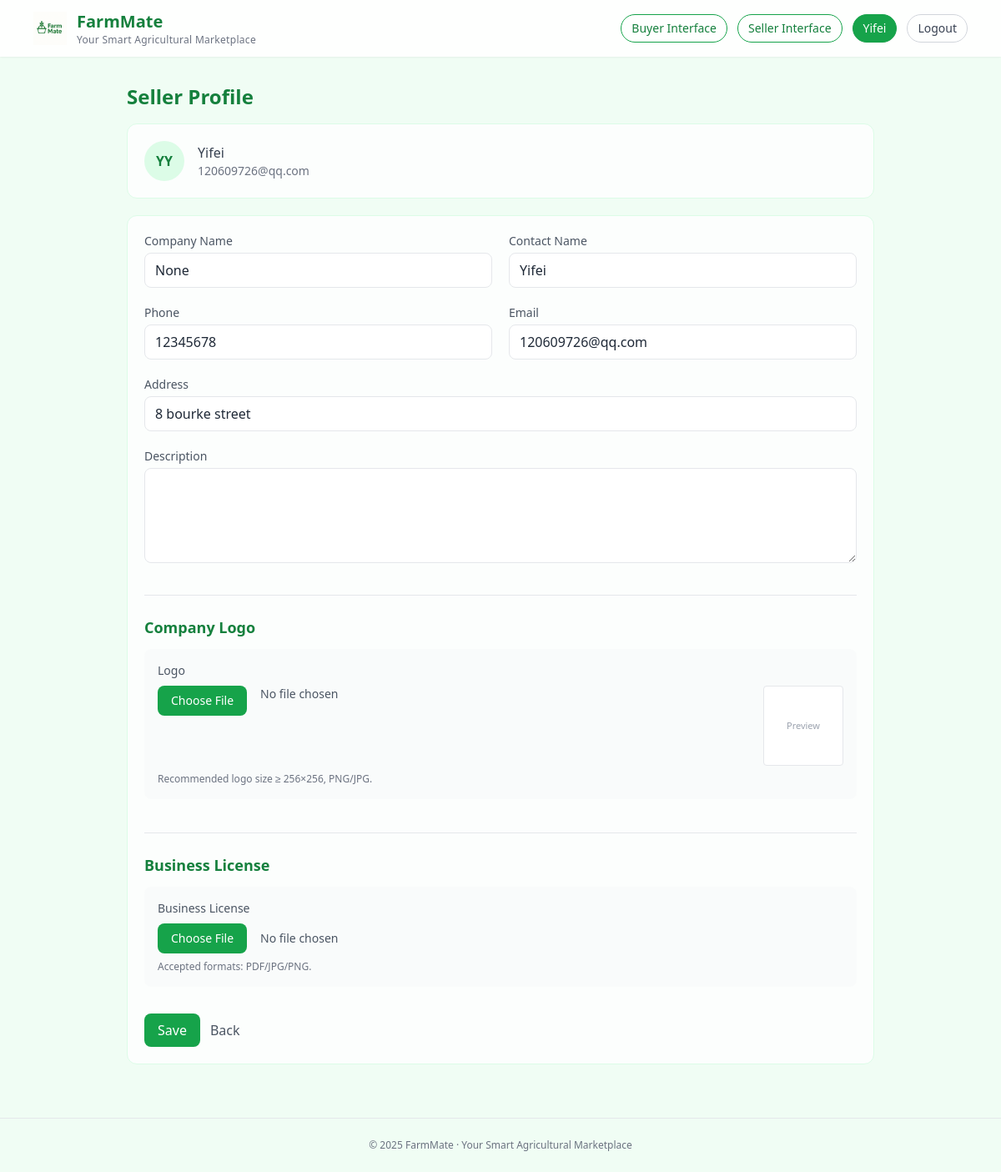
Screenshot of /seller/profile/ (signed in) with the database file from the repository.
### accounts/models.py (models this page shows, shortened)
class User(AbstractUser):
    class Role(models.TextChoices):
        SELLER = "SELLER", "Seller"
        BUYER  = "BUYER",  "Buyer"
    role = models.CharField(max_length=10, choices=Role.choices, default=Role.BUYER)
    def is_seller(self): return self.role == self.Role.SELLER

### products/models.py (models this page shows)
class SupplierProfile(models.Model):
    user = models.OneToOneField(settings.AUTH_USER_MODEL, on_delete=models.CASCADE)
    company_name = models.CharField(max_length=200)
    contact_name = models.CharField(max_length=100, blank=True)
    phone = models.CharField(max_length=50, blank=True)
    email = models.EmailField(blank=True)
    address = models.CharField(max_length=255, blank=True)
    description = models.TextField(blank=True)
    logo = models.ImageField(upload_to='logos/', blank=True, null=True)
    business_license = models.FileField(upload_to='licenses/', blank=True, null=True)

### accounts/views.py (the view)
# urls.py: path('seller/profile/', seller_profile, name='seller-profile'),
@login_required
def seller_profile(request):
    if not request.user.is_seller():
        return render(request, "errors/forbidden.html", status=403)
    sp, _ = SupplierProfile.objects.get_or_create(user=request.user)
    if request.method == "POST":
        form = SupplierProfileForm(request.POST, request.FILES, instance=sp)
        if form.is_valid():
            form.save()
            return redirect('seller-profile')
    else:
        form = SupplierProfileForm(instance=sp)
    context = {
        'form': form,
        'account_username': request.user.get_username(),
        'account_email': getattr(request.user, 'email', ''),
        'placed_fields': [
            'company_name', 'contact_name', 'phone', 'email',
            'address', 'description', 'logo', 'business_license'
        ],
    }
    return render(request, 'seller/profile.html', context)

### templates/seller/profile.html (shortened to what this page needs)
{% extends "_base.html" %}
{% block content %}
<div class="max-w-4xl mx-auto">
  <h1 class="text-2xl font-bold text-green-700 mb-4">Seller Profile</h1>
  <div class="bg-white/80 border border-green-100 rounded-xl p-5 mb-5">
    <div class="flex items-center gap-4">
      <div class="h-12 w-12 rounded-full bg-green-100 text-green-700 flex items-center justify-center font-bold">
        {{ account_username|first|upper }}{{ account_username|slice:"1"|first|upper }}
      </div>
      <div class="text-gray-700">
        <div class="font-medium">{{ account_username }}</div>
        <div class="text-sm text-gray-500">{{ account_email|default:"—" }}</div>
      </div>
    </div>
  </div>
  <form method="post" enctype="multipart/form-data" class="bg-white/80 border border-green-100 rounded-xl p-5">
    <div class="grid grid-cols-1 md:grid-cols-2 gap-5">
      <div>
        <label class="block text-sm text-gray-600 mb-1" for="{{ form.company_name.id_for_label }}">Company Name</label>
        {{ form.company_name }}
      </div>
      {% if form.contact_name %}
      <div>
        <label class="block text-sm text-gray-600 mb-1" for="{{ form.contact_name.id_for_label }}">Contact Name</label>
        {{ form.contact_name }}
      </div>
      {% endif %}
      {% if form.phone %}
      <div>
        <label class="block text-sm text-gray-600 mb-1" for="{{ form.phone.id_for_label }}">Phone</label>
        {{ form.phone }}
      </div>
      {% endif %}
      {% if form.email %}
      <div>
        <label class="block text-sm text-gray-600 mb-1" for="{{ form.email.id_for_label }}">Email</label>
        {{ form.email }}
      </div>
      {% endif %}
      {% if form.address %}
      <div class="md:col-span-2">
        <label class="block text-sm text-gray-600 mb-1" for="{{ form.address.id_for_label }}">Address</label>
        {{ form.address }}
      </div>
      {% endif %}
      {% if form.description %}
      <div class="md:col-span-2">
        <label class="block text-sm text-gray-600 mb-1" for="{{ form.description.id_for_label }}">Description</label>
        {{ form.description }}
      </div>
      {% endif %}
    </div>
    {% if form.logo %}
    <div class="md:col-span-2 mt-8 pt-6 border-t border-gray-200">
      <h2 class="text-lg font-semibold text-green-700 mb-3">Company Logo</h2>
      <div class="bg-gray-50/60 rounded-lg p-4">
        <label class="block text-sm text-gray-600 mb-2" for="{{ form.logo.id_for_label }}">Logo</label>
        <div class="flex items-start gap-4">
          <label for="logo-input"
                 class="inline-flex items-center justify-center px-4 py-2 text-sm rounded-lg bg-green-600 text-white hover:bg-green-700 cursor-pointer">
            Choose File
          </label>
          <span id="logo-filename" class="text-sm text-gray-600">No file chosen</span>
          <div class="relative w-24 h-24 rounded overflow-hidden bg-white border ml-auto">
            {% if form.instance.logo %}
              <img id="logo-preview" src="{{ form.instance.logo.url }}"
                   class="absolute inset-0 block w-full h-full object-cover" alt="current logo">
            {% else %}
              <span id="logo-placeholder"
                    class="absolute inset-0 flex items-center justify-center text-gray-400 text-[11px]">
                Preview
              </span>
            {% endif %}
          </div>
        </div>
        <p class="text-xs text-gray-500 mt-2">Recommended logo size ≥ 256×256, PNG/JPG.</p>
      </div>
    </div>
    {% endif %}
    {% if form.business_license %}
    <div class="md:col-span-2 mt-10 pt-6 border-t border-gray-200">
      <h2 class="text-lg font-semibold text-green-700 mb-3">Business License</h2>
      <div class="bg-gray-50/60 rounded-lg p-4">
        <label class="block text-sm text-gray-600 mb-2" for="{{ form.business_license.id_for_label }}">Business License</label>
        <div class="flex items-center gap-4">
          <label for="license-input"
                 class="inline-flex items-center justify-center px-4 py-2 text-sm rounded-lg bg-green-600 text-white hover:bg-green-700 cursor-pointer">
            Choose File
          </label>
          <span id="license-filename" class="text-sm text-gray-600">No file chosen</span>
        </div>
        <p class="text-xs text-gray-500 mt-2">Accepted formats: PDF/JPG/PNG.</p>
      </div>
    </div>
    {% endif %}
    <div class="mt-8 flex items-center gap-3">
      <button type="submit" class="px-4 py-2 rounded-lg bg-green-600 text-white hover:bg-green-700">Save</button>
      <a href="{% url 'seller-dashboard' %}" class="text-gray-600 hover:text-gray-800">Back</a>
    </div>
  </form>
</div>
{% endblock %}

### templates/_base.html (shortened to what this page needs)
<!doctype html>
<html lang="en">
<head>
  {% load static %}
  <script src="https://cdn.tailwindcss.com"></script>
</head>
<body class="bg-green-50 text-gray-800 font-sans">
  <header class="bg-white/90 backdrop-blur shadow-sm">
    <div class="max-w-6xl mx-auto px-4 py-3 flex items-center justify-between">
      <a href="/" class="flex items-center gap-3 group">
        <img src="{% static 'images/farmmate_logo.png' %}" alt="FarmMate Logo"
             class="h-10 w-auto transition-transform group-hover:scale-105">
        <div class="leading-tight">
          <span class="text-xl font-bold text-green-700">FarmMate</span>
          <span class="block text-xs text-gray-500 tracking-wide">
            Your Smart Agricultural Marketplace
          </span>
        </div>
      </a>
      {% with current=request.path %}
      <nav class="flex items-center gap-3 text-sm">
        <a href="{% url 'buyer-catalog' %}"
           class="px-3 py-1.5 rounded-full border border-green-600 text-green-700 hover:bg-green-50 transition
           {% if current|slice:':5' == '/buy/' %}bg-green-600 text-white border-green-600 shadow-sm{% endif %}">
          Buyer Interface
        </a>
        <a href="{% url 'seller-dashboard' %}"
           class="px-3 py-1.5 rounded-full border border-green-600 text-green-700 hover:bg-green-50 transition
           ">
          Seller Interface
        </a>
        {% if user.is_authenticated %}
          <a href="{% url 'seller-profile' %}"
             class="px-3 py-1.5 rounded-full border border-green-600 text-green-700 hover:bg-green-50 transition
             {% if current|slice:':16' == '/seller/profile/' %}bg-green-600 text-white border-green-600 shadow-sm{% endif %}">
            {{ user.username }}
          </a>
          <a href="{% url 'logout' %}"
             class="px-3 py-1.5 rounded-full border border-gray-300 text-gray-700 hover:bg-gray-100 transition">
            Logout
          </a>
        {% endif %}
      </nav>
      {% endwith %}
    </div>
  </header>
  <main class="max-w-6xl mx-auto px-4 py-8">
    {% block content %}{% endblock %}
  </main>
  <footer class="text-center text-xs text-gray-500 py-6 border-t border-gray-200 mt-8">
    <p>© 2025 FarmMate · Your Smart Agricultural Marketplace</p>
  </footer>
</body>
</html>

### rows the page displays
User: username "Yifei", username "Y", email "120609726@qq.com"
SupplierProfile: company_name "None", contact_name "Yifei", phone "12345678", email "120609726@qq.com", address "8 bourke street"
